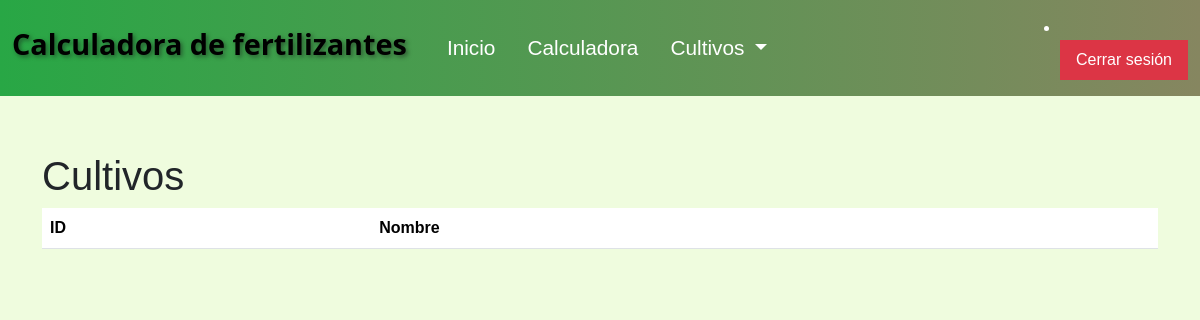
The page /cultivos/lista_cultivo/ (signed in) on the database as committed earlier.
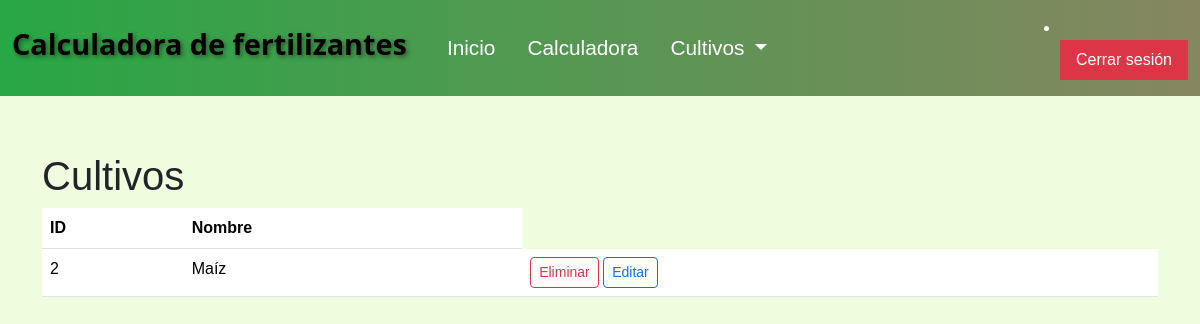
The same page on the database as committed later.
### cultivos/models.py (models this page shows, shortened)
class Cultivo(models.Model):
    nombre = models.CharField( max_length = 50)
    tipo_cultivo = models.ForeignKey("cultivos.TipoCultivo", verbose_name="Tipo Cultivo", on_delete=models.CASCADE)
    N = models.FloatField(default=0.0)
    P = models.FloatField(default=0.0)
    K = models.FloatField(default=0.0)
    Ca = models.FloatField(default=0.0)
    Mg = models.FloatField(default=0.0)
    S = models.FloatField(default=0.0)
    B = models.FloatField(default=0.0)
    Cl = models.FloatField(default=0.0)
    Cu = models.FloatField(default=0.0)
    Fe = models.FloatField(default=0.0)
    Mn = models.FloatField(default=0.0)
    Mo = models.FloatField(default=0.0)
    Zn = models.FloatField(default=0.0)
    Ni = models.FloatField(default=0.0)
    icN = models.FloatField(default=0.0)
    icP = models.FloatField(default=0.0)
    icK = models.FloatField(default=0.0)
    icCa = models.FloatField(default=0.0)
    icMg = models.FloatField(default=0.0)
    icS = models.FloatField(default=0.0)
    icB = models.FloatField(default=0.0)
    icCl = models.FloatField(default=0.0)
    icCu = models.FloatField(default=0.0)
    icFe = models.FloatField(default=0.0)
    icMn = models.FloatField(default=0.0)
    icMo = models.FloatField(default=0.0)
    icZn = models.FloatField(default=0.0)
    icNi = models.FloatField(default=0.0)

### cultivos/views.py (the view)
# urls.py: path('lista_cultivo/', views.ListaCultivo.as_view(), name='lista_cultivo'),
class ListaCultivo(LoginRequiredMixin,ListView):
    model = Cultivo

### cultivos/templates/cultivos/cultivo_list.html (shortened to what this page needs)
{% extends 'base.html' %}
{% block contenido %}
<h1>Cultivos</h1>
    <table class="table">
        <thead>
            <tr>
                <th>ID</th>
                <th>Nombre</th>
            </tr>
        </thead>
        <tbody>
            {% for tipo in object_list %}
            <tr>
                <td>{{tipo.id}}</td>
                <td>{{tipo.nombre}}</td>
                <td>
                    <a class="btn btn-outline-danger btn-sm" href="{% url 'eliminar_tipo_cultivo' tipo.id%}">Eliminar</a>
                    <a class="btn btn-outline-primary btn-sm" href="{% url 'editar_tipo_cultivo' tipo.id%}">Editar</a>
                </td>
            </tr>
            {% endfor %}
        </tbody>
    </table>
{% endblock contenido %}

Rows that differ between the two databases and show on the page:
added Cultivo: id "2", nombre "Maíz"
